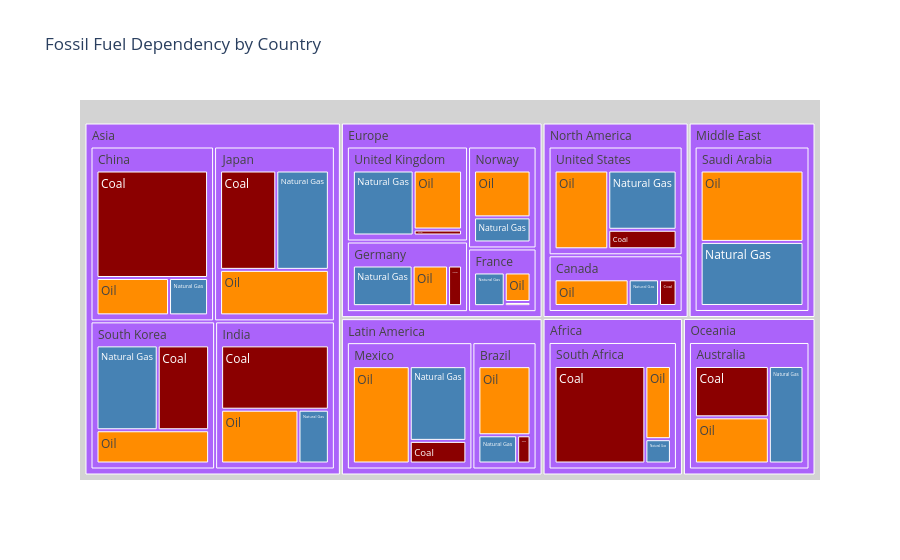

Notebook cell for this chart:
### Markdown cell above
## Task 1 — Treemap: fossil fuel dependency by country

**What to build:** A treemap showing **fossil fuel TWh only**, broken down by Region → Country → Source (Coal / Oil / Natural Gas).

**Requirements:**
- Filter to fossil sources only before plotting
- Use `path=['Region', 'Country', 'Source']` for the hierarchy
- Colour encodes the fossil source type (Coal / Oil / Natural Gas) with a CVD-safe palette
- Show TWh values in labels — no percentages
- Grey out parent nodes (Region and Country level)
- Insight title naming which region or country is most fossil-dependent

> 💡 `df.loc[df['Source_Type'] == 'Fossil']`

### Code cell
# Task 1
# YOUR CODE HERE
# Task 1 — Treemap: fossil fuel dependency by country
import pandas as pd
import plotly.express as px

# Filter to fossil sources only
df_fossil = df.loc[df['Source_Type'] == 'Fossil']

# Build treemap
fig = px.treemap(
    df_fossil,
    path=['Region', 'Country', 'Source'],  # hierarchy
    values='TWh',                          # show TWh values
    color='Source',                        # encode fossil source type
    color_discrete_map={
        'Coal': '#8B0000',        # dark red
        'Oil': '#FF8C00',         # orange
        'Natural Gas': '#4682B4'  # steel blue
    },
    title='Fossil Fuel Dependency by Country'
)

# Grey out parent nodes (Region and Country level)
fig.update_traces(root_color='lightgrey')

# Display the treemap
fig.show()

# Optional insight
most_fossil_dependent = (
    df_fossil.groupby('Country')['TWh'].sum().idxmax()
)
print(f"The most fossil-dependent country is {most_fossil_dependent}.")

### Figure 1 — Plotly figure (JSON) as saved in the notebook; plotly's stock layout.template omitted (floating-point values rounded to 4 significant figures)
{"data": [{"branchvalues": "total", "customdata": [["(?)"], ["(?)"], ["(?)"], ["(?)"], ["(?)"], ["(?)"], ["(?)"], ["(?)"], ["(?)"], ["(?)"], ["(?)"], ["(?)"], ["(?)"], ["(?)"], ["(?)"], ["(?)"], ["(?)"], ["(?)"], ["(?)"], ["(?)"], ["(?)"], ["(?)"], ["Coal"], ["Coal"], ["Coal"], ["Coal"], ["Coal"], ["Coal"], ["Coal"], ["Coal"], ["Coal"], ["Coal"], ["Coal"], ["Coal"], ["Coal"], ["Natural Gas"], ["Natural Gas"], ["Natural Gas"], ["Natural Gas"], ["Natural Gas"], ["Natural Gas"], ["Natural Gas"], ["Natural Gas"], ["Natural Gas"], ["Natural Gas"], ["Natural Gas"], ["Natural Gas"], ["Natural Gas"], ["Natural Gas"], ["Natural Gas"], ["Oil"], ["Oil"], ["Oil"], ["Oil"], ["Oil"], ["Oil"], ["Oil"], ["Oil"], ["Oil"], ["Oil"], ["Oil"], ["Oil"], ["Oil"], ["Oil"], ["Oil"]], "domain": {"x": [0, 1], "y": [0, 1]}, "hovertemplate": "labels=%{label}<br>TWh=%{value}<br>parent=%{parent}<br>id=%{id}<br>Source=%{customdata[0]}<extra></extra>", "ids": ["Africa", "North America/United States", "Asia/China", "Europe/Germany", "Europe/France", "Europe/United Kingdom", "Asia/India", "Latin America/Brazil", "Oceania/Australia", "Middle East", "Asia/South Korea", "Asia/Japan", "Middle East/Saudi Arabia", "Africa/South Africa", "North America/Canada", "Latin America/Mexico", "North America", "Asia", "Europe", "Latin America", "Oceania", "Europe/Norway", "Latin America/Mexico/Coal", "North America/Canada/Coal", "Africa/South Africa/Coal", "Asia/South Korea/Coal", "North America/United States/Coal", "Latin America/Brazil/Coal", "Europe/France/Coal", "Asia/India/Coal", "Asia/Japan/Coal", "Asia/China/Coal", "Europe/Germany/Coal", "Europe/United Kingdom/Coal", "Oceania/Australia/Coal", "Europe/United Kingdom/Natural Gas", "Europe/Germany/Natural Gas", "Asia/India/Natural Gas", "Asia/Japan/Natural Gas", "Latin America/Brazil/Natural Gas", "Latin America/Mexico/Natural Gas", "North America/Canada/Natural Gas", "Africa/South Africa/Natural Gas", "Oceania/Australia/Natural Gas", "Middle East/Saudi Arabia/Natural Gas", "Europe/Norway/Natural Gas", "North America/United States/Natural Gas", "Asia/South Korea/Natural Gas", "Asia/China/Natural Gas", "Europe/France/Natural Gas", "Asia/China/Oil", "Europe/Germany/Oil", "North America/United States/Oil", "Asia/Japan/Oil", "Europe/United Kingdom/Oil", "Asia/India/Oil", "Latin America/Brazil/Oil", "Latin America/Mexico/Oil", "North America/Canada/Oil", "Oceania/Australia/Oil", "Africa/South Africa/Oil", "Europe/Norway/Oil", "Asia/South Korea/Oil", "Europe/France/Oil", "Middle East/Saudi Arabia/Oil"], "labels": ["Africa", "United States", "China", "Germany", "France", "United Kingdom", "India", "Brazil", "Australia", "Middle East", "South Korea", "Japan", "Saudi Arabia", "South Africa", "Canada", "Mexico", "North America", "Asia", "Europe", "Latin America", "Oceania", "Norway", "Coal", "Coal", "Coal", "Coal", "Coal", "Coal", "Coal", "Coal", "Coal", "Coal", "Coal", "Coal", "Coal", "Natural Gas", "Natural Gas", "Natural Gas", "Natural Gas", "Natural Gas", "Natural Gas", "Natural Gas", "Natural Gas", "Natural Gas", "Natural Gas", "Natural Gas", "Natural Gas", "Natural Gas", "Natural Gas", "Natural Gas", "Oil", "Oil", "Oil", "Oil", "Oil", "Oil", "Oil", "Oil", "Oil", "Oil", "Oil", "Oil", "Oil", "Oil", "Oil"], "marker": {"colors": ["#ab63fa", "#ab63fa", "#ab63fa", "#ab63fa", "#ab63fa", "#ab63fa", "#ab63fa", "#ab63fa", "#ab63fa", "#ab63fa", "#ab63fa", "#ab63fa", "#ab63fa", "#ab63fa", "#ab63fa", "#ab63fa", "#ab63fa", "#ab63fa", "#ab63fa", "#ab63fa", "#ab63fa", "#ab63fa", "#8B0000", "#8B0000", "#8B0000", "#8B0000", "#8B0000", "#8B0000", "#8B0000", "#8B0000", "#8B0000", "#8B0000", "#8B0000", "#8B0000", "#8B0000", "#4682B4", "#4682B4", "#4682B4", "#4682B4", "#4682B4", "#4682B4", "#4682B4", "#4682B4", "#4682B4", "#4682B4", "#4682B4", "#4682B4", "#4682B4", "#4682B4", "#4682B4", "#FF8C00", "#FF8C00", "#FF8C00", "#FF8C00", "#FF8C00", "#FF8C00", "#FF8C00", "#FF8C00", "#FF8C00", "#FF8C00", "#FF8C00", "#FF8C00", "#FF8C00", "#FF8C00", "#FF8C00"]}, "name": "", "parents": ["", "North America", "Asia", "Europe", "Europe", "Europe", "Asia", "Latin America", "Oceania", "", "Asia", "Asia", "Middle East", "Africa", "North America", "Latin America", "", "", "", "", "", "Europe", "Latin America/Mexico", "North America/Canada", "Africa/South Africa", "Asia/South Korea", "North America/United States", "Latin America/Brazil", "Europe/France", "Asia/India", "Asia/Japan", "Asia/China", "Europe/Germany", "Europe/United Kingdom", "Oceania/Australia", "Europe/United Kingdom", "Europe/Germany", "Asia/India", "Asia/Japan", "Latin America/Brazil", "Latin America/Mexico", "North America/Canada", "Africa/South Africa", "Oceania/Australia", "Middle East/Saudi Arabia", "Europe/Norway", "North America/United States", "Asia/South Korea", "Asia/China", "Europe/France", "Asia/China", "Europe/Germany", "North America/United States", "Asia/Japan", "Europe/United Kingdom", "Asia/India", "Latin America/Brazil", "Latin America/Mexico", "North America/Canada", "Oceania/Australia", "Africa/South Africa", "Europe/Norway", "Asia/South Korea", "Europe/France", "Middle East/Saudi Arabia"], "root": {"color": "lightgrey"}, "type": "treemap", "values": [8620.0, 7318.0, 9660.0, 4191.0, 2137.0, 5638.0, 7930.0, 4187.0, 8142.0, 9671.0, 8252.0, 9442.0, 9671.0, 8620.0, 3813.0, 8189.0, 11130.0, 35280.0, 15390.0, 12380.0, 8142.0, 3421.0, 949.0, 550.0, 6727.0, 2706.0, 1015.0, 312.0, 120.0, 4319.0, 3347.0, 7168.0, 537.0, 230.0, 2919.0, 3139.0, 2293.0, 1018.0, 3130.0, 902.0, 3137.0, 948.0, 472.0, 2599.0, 4573.0, 1193.0, 3083.0, 3224.0, 872.0, 1160.0, 1620.0, 1361.0, 3220.0, 2965.0, 2269.0, 2593.0, 2973.0, 4103.0, 2315.0, 2624.0, 1421.0, 2228.0, 2322.0, 857.0, 5098.0]}], "layout": {"legend": {"tracegroupgap": 0}, "title": {"text": "Fossil Fuel Dependency by Country"}}}
